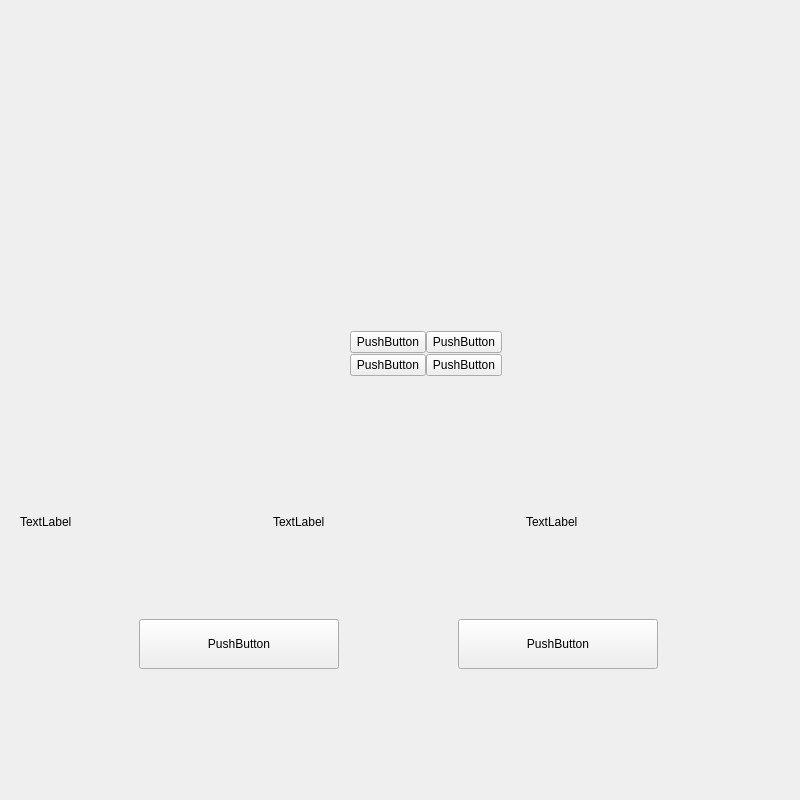
<?xml version="1.0" encoding="UTF-8"?>
<ui version="4.0">
 <class>Words_Search_Form</class>
 <widget class="QWidget" name="Words_Search_Form">
  <property name="geometry">
   <rect>
    <x>0</x>
    <y>0</y>
    <width>800</width>
    <height>800</height>
   </rect>
  </property>
  <property name="windowTitle">
   <string>Words Search</string>
  </property>
  <widget class="QWidget" name="gridLayoutWidget">
   <property name="geometry">
    <rect>
     <x>350</x>
     <y>330</y>
     <width>152</width>
     <height>48</height>
    </rect>
   </property>
   <layout class="QGridLayout" name="gridLayout">
    <property name="spacing">
     <number>0</number>
    </property>
    <item row="0" column="0">
     <widget class="QPushButton" name="pushButton">
      <property name="text">
       <string>PushButton</string>
      </property>
     </widget>
    </item>
    <item row="0" column="1">
     <widget class="QPushButton" name="pushButton_2">
      <property name="text">
       <string>PushButton</string>
      </property>
     </widget>
    </item>
    <item row="1" column="0">
     <widget class="QPushButton" name="pushButton_3">
      <property name="text">
       <string>PushButton</string>
      </property>
     </widget>
    </item>
    <item row="1" column="1">
     <widget class="QPushButton" name="pushButton_4">
      <property name="text">
       <string>PushButton</string>
      </property>
     </widget>
    </item>
   </layout>
  </widget>
  <widget class="QWidget" name="">
   <property name="geometry">
    <rect>
     <x>20</x>
     <y>490</y>
     <width>759</width>
     <height>65</height>
    </rect>
   </property>
   <layout class="QHBoxLayout" name="horizontalLayout_2">
    <property name="spacing">
     <number>0</number>
    </property>
    <property name="sizeConstraint">
     <enum>QLayout::SetMinimumSize</enum>
    </property>
    <item>
     <widget class="QLabel" name="remaining_time_label">
      <property name="maximumSize">
       <size>
        <width>16777215</width>
        <height>20</height>
       </size>
      </property>
      <property name="text">
       <string>TextLabel</string>
      </property>
     </widget>
    </item>
    <item>
     <widget class="QLabel" name="found_words_label">
      <property name="maximumSize">
       <size>
        <width>16777215</width>
        <height>20</height>
       </size>
      </property>
      <property name="text">
       <string>TextLabel</string>
      </property>
     </widget>
    </item>
    <item>
     <widget class="QLabel" name="words_to_find_label">
      <property name="maximumSize">
       <size>
        <width>16777215</width>
        <height>20</height>
       </size>
      </property>
      <property name="text">
       <string>TextLabel</string>
      </property>
     </widget>
    </item>
   </layout>
  </widget>
  <widget class="QWidget" name="">
   <property name="geometry">
    <rect>
     <x>20</x>
     <y>580</y>
     <width>759</width>
     <height>129</height>
    </rect>
   </property>
   <layout class="QHBoxLayout" name="horizontalLayout_4">
    <property name="spacing">
     <number>0</number>
    </property>
    <property name="sizeConstraint">
     <enum>QLayout::SetDefaultConstraint</enum>
    </property>
    <item>
     <widget class="QPushButton" name="start_pause_pushButton">
      <property name="sizePolicy">
       <sizepolicy hsizetype="Minimum" vsizetype="Minimum">
        <horstretch>0</horstretch>
        <verstretch>0</verstretch>
       </sizepolicy>
      </property>
      <property name="maximumSize">
       <size>
        <width>200</width>
        <height>50</height>
       </size>
      </property>
      <property name="text">
       <string>PushButton</string>
      </property>
     </widget>
    </item>
    <item>
     <widget class="QPushButton" name="reset_game_pushButton">
      <property name="sizePolicy">
       <sizepolicy hsizetype="Minimum" vsizetype="Minimum">
        <horstretch>0</horstretch>
        <verstretch>0</verstretch>
       </sizepolicy>
      </property>
      <property name="maximumSize">
       <size>
        <width>200</width>
        <height>50</height>
       </size>
      </property>
      <property name="text">
       <string>PushButton</string>
      </property>
     </widget>
    </item>
   </layout>
  </widget>
 </widget>
 <resources/>
 <connections/>
</ui>
